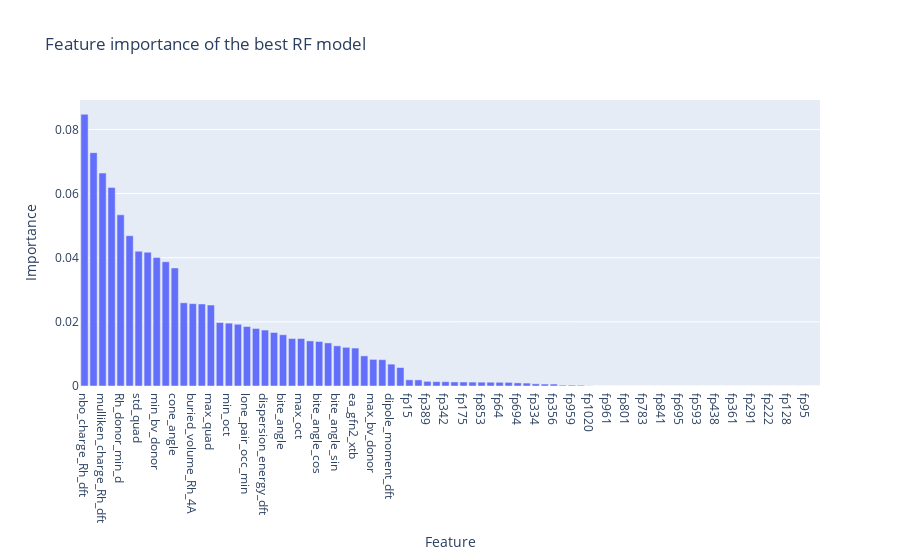

The cell this chart's notebook holds for it:
### Code cell
fig_fi

### Figure 1 — Plotly figure (JSON) as saved in the notebook; plotly's stock layout.template omitted (floating-point values rounded to 4 significant figures)
{"data": [{"alignmentgroup": "True", "hovertemplate": "index=%{x}<br>importance=%{y}<extra></extra>", "legendgroup": "", "marker": {"color": "#636efa", "pattern": {"shape": ""}}, "name": "", "offsetgroup": "", "orientation": "v", "showlegend": false, "textposition": "auto", "x": ["nbo_charge_Rh_dft", "lone_pair_occ_max", "mulliken_charge_Rh_dft", "min_NBO_donor", "Rh_donor_min_d", "max_NBO_donor", "std_quad", "min_quad", "min_bv_donor", "ratio_std_oct_std_quad", "cone_angle", "dispersion_p_int_Rh_gfn2_xtb", "buried_volume_Rh_4A", "std_oct", "max_quad", "buried_volume_Rh_3.5A", "min_oct", "buried_volume_Rh_6A", "lone_pair_occ_min", "dipole_gfn2_xtb", "dispersion_energy_dft", "Rh_donor_max_d", "bite_angle", "buried_volume_Rh_5A", "max_oct", "ratio_min_oct_min_quad", "bite_angle_cos", "buried_volume_Rh_7A", "bite_angle_sin", "lumo_energy_dft", "ea_gfn2_xtb", "cone_angle_cos", "max_bv_donor", "homo_energy_dft", "dipole_moment_dft", "cone_angle_sin", "fp15", "fp1022", "fp389", "fp726", "fp342", "fp849", "fp175", "fp328", "fp853", "fp929", "fp64", "fp122", "fp694", "fp1009", "fp334", "fp713", "fp356", "fp341", "fp959", "fp329", "fp1020", "fp847", "fp961", "fp1017", "fp801", "fp800", "fp783", "fp755", "fp841", "fp33", "fp695", "fp615", "fp593", "fp446", "fp438", "fp378", "fp361", "fp316", "fp291", "fp245", "fp222", "fp143", "fp128", "fp12", "fp95", "fp585"], "xaxis": "x", "y": [0.08473, 0.07276, 0.06641, 0.06194, 0.05338, 0.04688, 0.04204, 0.04172, 0.04005, 0.03874, 0.0368, 0.02594, 0.02568, 0.02558, 0.02525, 0.01978, 0.0196, 0.01925, 0.01854, 0.01794, 0.01745, 0.01668, 0.01599, 0.01481, 0.0148, 0.01406, 0.01388, 0.01343, 0.01252, 0.01206, 0.01184, 0.009391, 0.008296, 0.008204, 0.006819, 0.005749, 0.001928, 0.001902, 0.00145, 0.001364, 0.001344, 0.001266, 0.001253, 0.001227, 0.001199, 0.00118, 0.001158, 0.001127, 0.0009793, 0.0009104, 0.0006855, 0.0006088, 0.0006068, 0.0002728, 0.0002697, 0.000234, 4.073e-05, 0.0, 0.0, 0.0, 0.0, 0.0, 0.0, 0.0, 0.0, 0.0, 0.0, 0.0, 0.0, 0.0, 0.0, 0.0, 0.0, 0.0, 0.0, 0.0, 0.0, 0.0, 0.0, 0.0, 0.0, 0.0], "yaxis": "y", "type": "bar"}], "layout": {"xaxis": {"anchor": "y", "domain": [0.0, 1.0], "title": {"text": "Feature"}}, "yaxis": {"anchor": "x", "domain": [0.0, 1.0], "title": {"text": "Importance"}}, "legend": {"tracegroupgap": 0}, "title": {"text": "Feature importance of the best RF model"}, "barmode": "relative"}}
